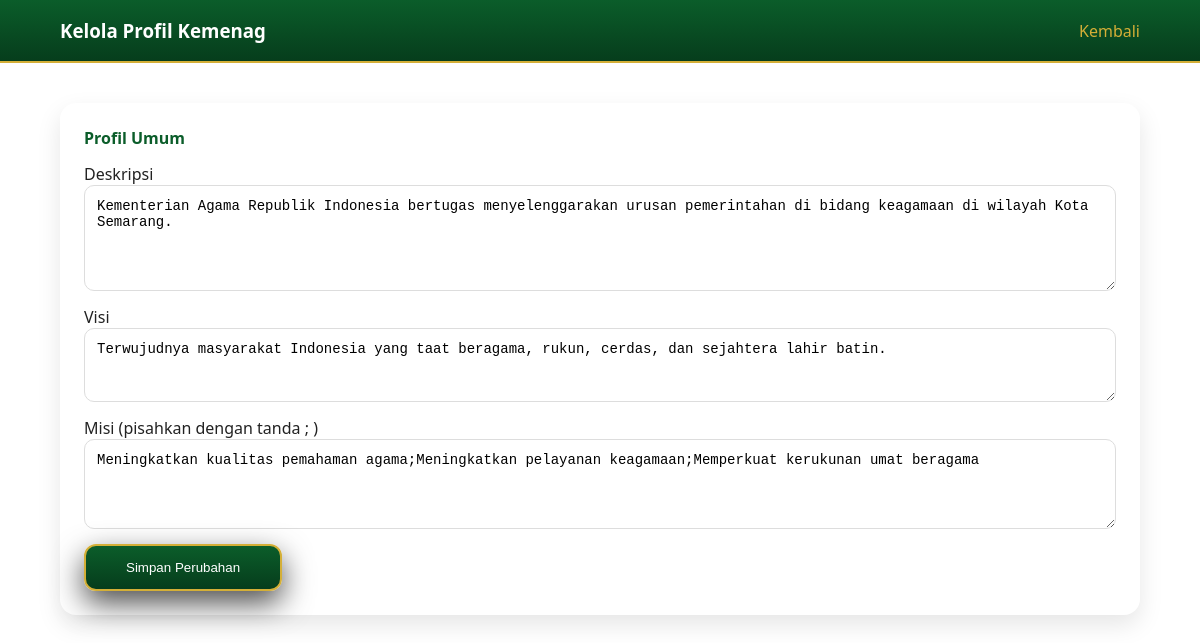
Page /admin/profil_umum.php (signed in) on the committed database.
### tables this page shows
CREATE TABLE `profil_umum` (
  `id` int(11) NOT NULL,
  `deskripsi` text DEFAULT NULL,
  `visi` text DEFAULT NULL,
  `misi` text DEFAULT NULL
);

### admin/profil_umum.php (the view, shortened to what this page needs)
<?php
include '../config/db.php';
$q = mysqli_query($conn, "SELECT * FROM profil_umum WHERE id=1");
$p = mysqli_fetch_assoc($q);
?>
<!DOCTYPE html>
<html lang="id">
<head>
  <link rel="stylesheet" href="../css/style.css">
</head>
<body>
<div class="admin-header">
  <div class="container">
    <h3>Kelola Profil Kemenag</h3>
    <a href="dashboard.php">Kembali</a>
  </div>
</div>
<div class="container" style="padding:40px 0;">
  <form method="post" class="admin-box">
    <h4>Profil Umum</h4>
    <label>Deskripsi</label>
    <textarea name="deskripsi" rows="5" required><?php echo $p['deskripsi']; ?></textarea>
    <label>Visi</label>
    <textarea name="visi" rows="3" required><?php echo $p['visi']; ?></textarea>
    <label>Misi (pisahkan dengan tanda ; )</label>
    <textarea name="misi" rows="4" required><?php echo $p['misi']; ?></textarea>
    <button class="btn-primary">Simpan Perubahan</button>
  </form>
</div>
</body>
</html>

### css/style.css (style rules this page uses)
* { margin: 0; padding: 0; box-sizing: border-box; }
:root { --green: #0b5d2a; --green-dark: #063d1c; --gold: #d4af37; --black: #0f0f0f; --white: #ffffff; }
body { font-family: "Segoe UI", Tahoma, sans-serif; color: #222; background: #fff; }
.container { width: 90%; max-width: 1200px; margin: auto; }
.btn-primary { position: relative; z-index: 4; display: inline-block; padding: 14px 40px; border-radius: 12px; background: linear-gradient(180deg, #0b5d2a, #063d1c); color: var(--white); text-decoration: none; border: 2px solid var(--gold); box-shadow: 0 12px 30px rgba(0,0,0,0.7); transition: 0.3s; }
.admin-header { background: linear-gradient(180deg, #0b5d2a, #063d1c); padding: 16px 0; border-bottom: 2px solid var(--gold); }
.admin-header .container { display: flex; justify-content: space-between; align-items: center; }
.admin-header h3 { color: #fff; margin: 0; }
.admin-header a { color: var(--gold); text-decoration: none; font-weight: 500; }
.admin-box { background: #fff; padding: 20px; border-radius: 14px; box-shadow: 0 8px 18px rgba(0,0,0,0.12); margin-bottom: 30px; }
.admin-box h4 { margin-bottom: 14px; color: #0b5d2a; }
.admin-box input, .admin-box textarea, .admin-box select { width: 100%; padding: 10px; border-radius: 8px; border: 1px solid #ddd; margin-bottom: 10px; font-size: 14px; }
.admin-header { background: linear-gradient(180deg, #0b5d2a, #063d1c); border-bottom: 2px solid var(--gold); padding: 18px 0; }
.admin-header h3 { color: #fff; margin: 0; font-weight: 600; }
.admin-box { background: #fff; padding: 24px; border-radius: 16px; box-shadow: 0 10px 24px rgba(0,0,0,0.1); margin-bottom: 30px; }
.admin-box h4 { margin-bottom: 14px; color: var(--green); }
.admin-box input, .admin-box textarea, .admin-box select { width: 100%; padding: 12px; border-radius: 10px; border: 1px solid #ddd; margin-bottom: 10px; font-size: 14px; }

### rows in the picture
profil_umum: deskripsi "Kementerian Agama Republik Indonesia bertugas menyelenggarakan urusan pemerintahan di bidang keagamaan di wilayah Kota Semarang.", visi "Terwujudnya masyarakat Indonesia yang taat beragama, rukun, cerdas, dan sejahtera lahir batin.", misi "Meningkatkan kualitas pemahaman agama;Meningkatkan pelayanan keagamaan;Memperkuat kerukunan umat beragama"
